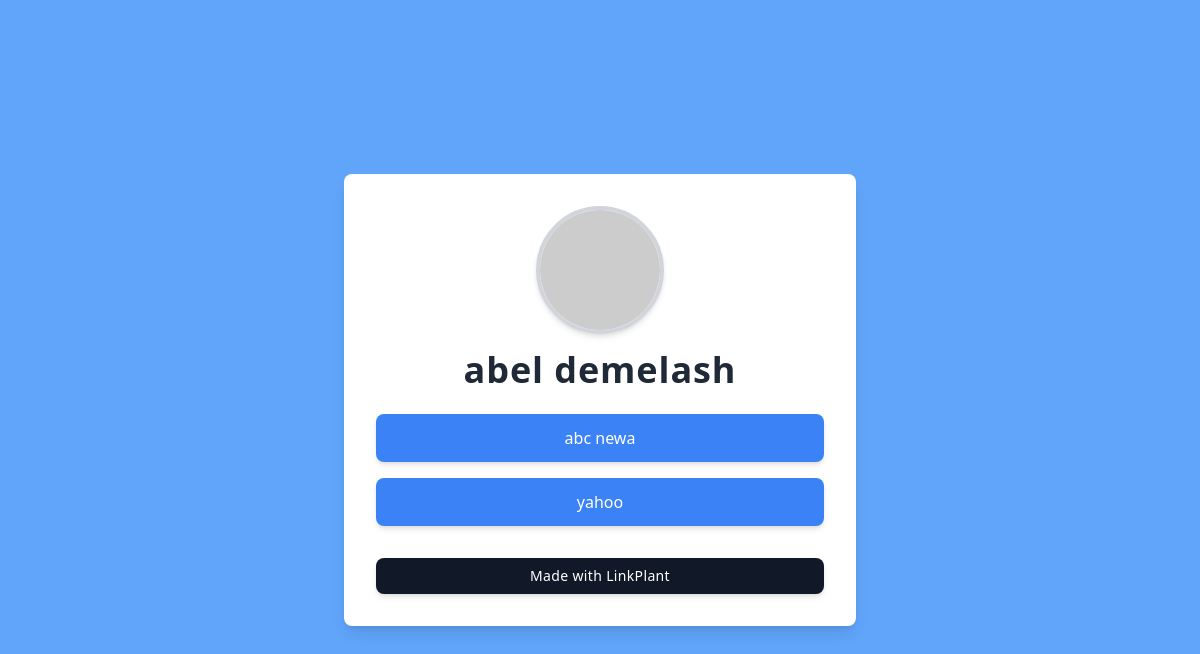
The app's page /abel-demelash, older data.
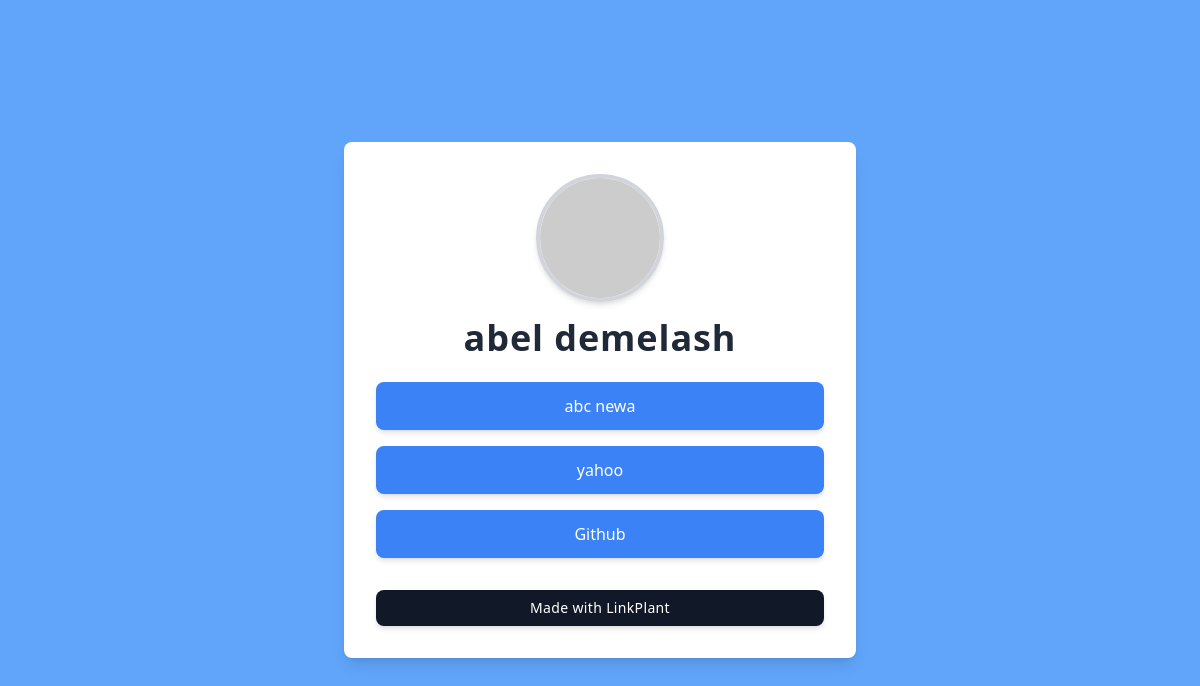
The same page, newer data.
### link_plant/models.py (models this page shows, shortened)
class Profile(models.Model):
    BG_CHOICES = (
        ('blue' , 'Blue'),
        ('green' , 'Green'),
        ('yellow' , 'Yellow')
    )
    name = models.CharField( max_length=50)
    slug = models.SlugField(max_length=100)
    bg_color = models.CharField(max_length=50 , choices=BG_CHOICES)

class Link(models.Model):
    text = models.CharField(max_length=100)
    url = models.URLField()
    profile = models.ForeignKey(Profile , on_delete=models.CASCADE , related_name='links')

### link_plant/views.py (the view)
# urls.py: path('<slug:profile_slug>' , profile_view , name='profile'),
def profile_view(request , profile_slug):
    profile = get_object_or_404(Profile , slug = profile_slug)
    links = profile.links.all()
    context={
        'profile':profile,
        'links':links
    }
    return render(request , 'link_plant/profile.html' , context)

### link_plant/templates/link_plant/profile.html (shortened to what this page needs)
<!DOCTYPE html>
<html lang="en">
<head>
    <script src="https://cdn.tailwindcss.com"></script>
</head>
<body class="{% if profile.bg_color %} bg-{{ profile.bg_color }}-400 {% else %} bg-gray-100 {% endif %} min-h-screen flex items-center justify-center">
    <div class="text-center w-full max-w-lg mx-auto bg-white shadow-lg rounded-lg p-8">
        <div class="w-32 h-32 mx-auto rounded-full overflow-hidden border-4 border-gray-300 shadow-md">
            <img src="{{ profile.image.url|default:'https://via.placeholder.com/150' }}"
                 alt="{{ profile.name }}'s Profile Picture"
                 class="w-full h-full object-cover">
        </div>
        <h1 class="text-4xl font-bold text-gray-800 mt-4 tracking-wide">{{ profile.name }}</h1>
        <div class="space-y-4 mt-6">
            {% for link in links %}
            <a href="{{ link.url }}" target="_blank" class="block">
                <button type="button" class="w-full bg-blue-500 text-white py-3 rounded-lg shadow-md
                               hover:bg-blue-600 transition duration-300 transform hover:scale-105">
                    {{ link.text }}
                </button>
            </a>
            {% endfor %}
        </div>
        <a href="{% url 'link-list' %}" class="block mt-8">
            <p class="bg-gray-900 text-white py-2 rounded-lg shadow-md text-sm tracking-wide
                      hover:bg-gray-800 transition duration-300">
                Made with LinkPlant
            </p>
        </a>
    </div>
</body>
</html>

Row changes from the older to the newer data that the page shows:
added Link: text "Github"
